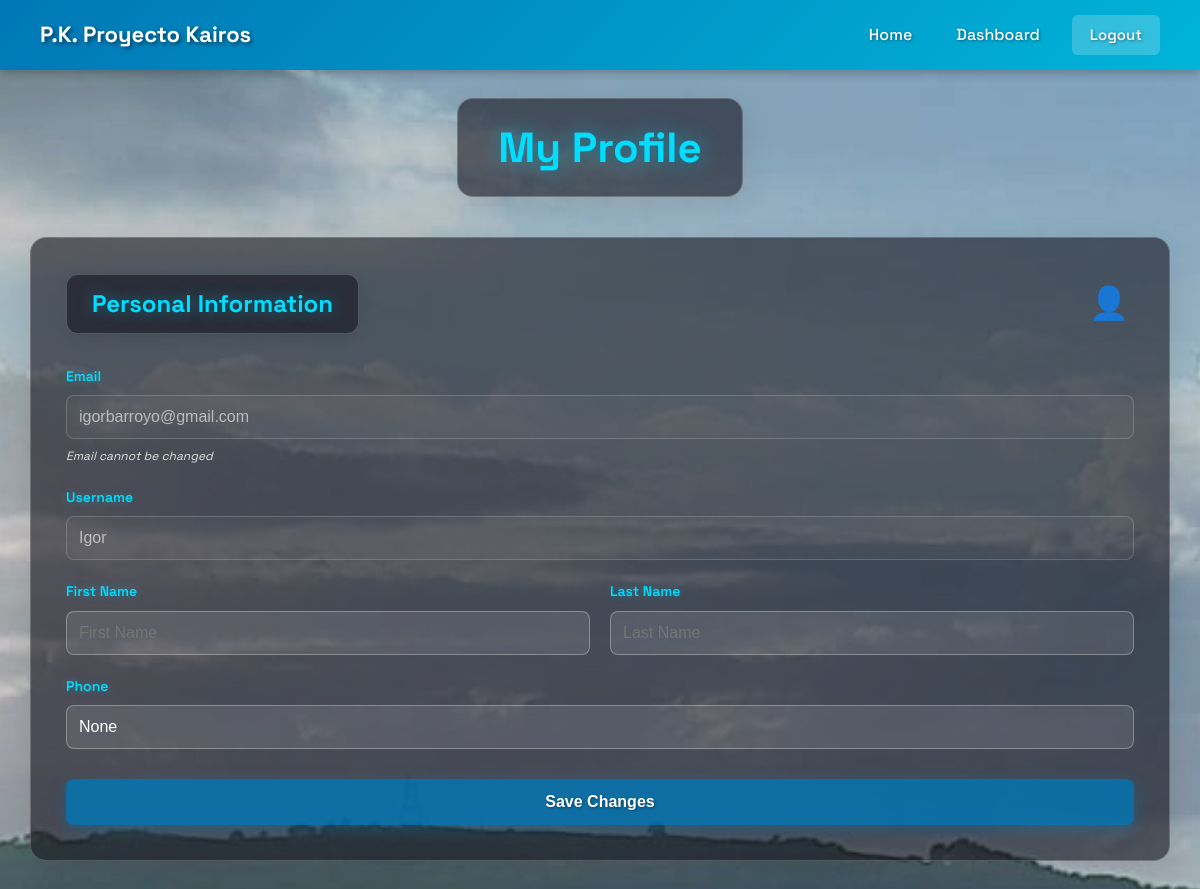
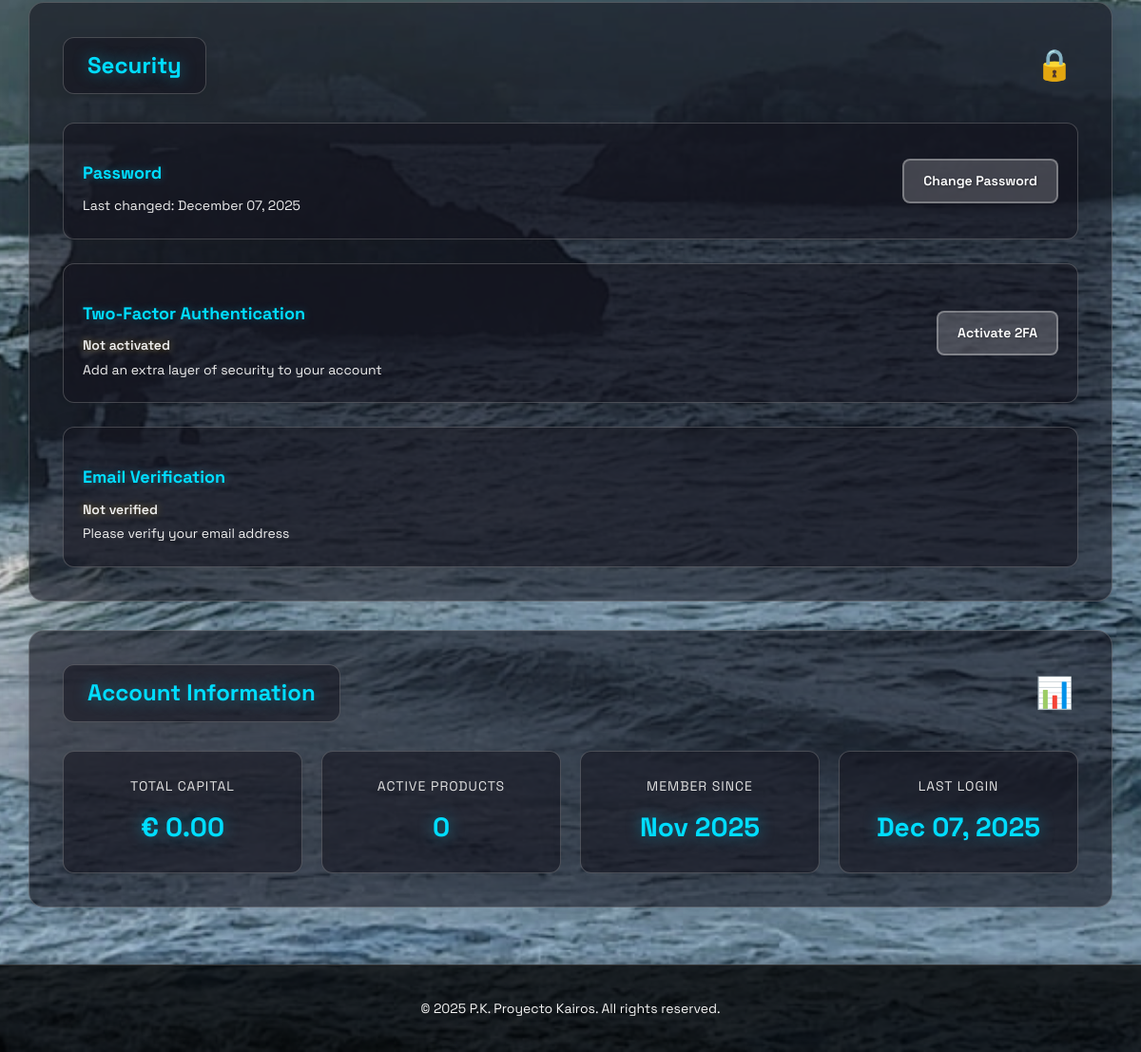
/perfil/ (signed in), run on the app's committed database (2 pictures, top to bottom).
### appKairos/models.py (models this page shows, shortened)
class Usuario(AbstractUser):
    email = models.EmailField(
        unique=True,
        db_index=True,
        verbose_name='Email',
        help_text='Email del usuario (usado para login)'
    )
    telefono = models.CharField(max_length=20, blank=True, null=True)
    fecha_registro = models.DateTimeField(auto_now_add=True)
    capital_total = models.DecimalField(
        max_digits=12,
        decimal_places=2,
        default=0,
        help_text="Capital total del usuario en euros"
    )
    email_verificado = models.BooleanField(
        default=False,
        help_text="Indica si el usuario ha verificado su email"
    )
    fecha_verificacion_email = models.DateTimeField(
        null=True,
        blank=True,
        help_text="Fecha en que se verificó el email"
    )
    tiene_2fa_activo = models.BooleanField(
        default=False,
        help_text="Indica si el usuario tiene activada la autenticación de dos factores"
    )
    secreto_2fa = models.CharField(
        max_length=32,
        blank=True,
        null=True,
        help_text="Secreto para generar códigos TOTP"
    )
    fecha_activacion_2fa = models.DateTimeField(
        null=True,
        blank=True,
        help_text="Fecha en que se activó 2FA"
    )
    codigos_respaldo_2fa = models.TextField(
        blank=True,
        null=True,
        help_text="Códigos de respaldo encriptados para 2FA (separados por comas)"
    )
    USERNAME_FIELD = 'email'
    REQUIRED_FIELDS = ['username']  # username será opcional pero requerido por AbstractUser
    class Meta:
        verbose_name = 'Usuario'
        verbose_name_plural = 'Usuarios'

### appKairos/views.py (the view)
# urls.py: path('perfil/', views.perfil_view, name='perfil'),
@login_required
def perfil_view(request):
    if request.method == 'POST':
        form = ActualizarPerfilForm(request.POST, instance=request.user)
        if form.is_valid():
            form.save()
            messages.success(request, 'Perfil actualizado exitosamente.')
            return redirect('appKairos:perfil')
    else:
        qr_code_base64 = None
        form = ActualizarPerfilForm(instance=request.user)
    return render(request, 'perfil.html', {'form': form})

### appKairos/forms.py
class ActualizarPerfilForm(forms.ModelForm):
    class Meta:
        model = Usuario
        fields = ['first_name', 'last_name', 'telefono']
        widgets = {
            'first_name': forms.TextInput(attrs={
                'class': 'form-control',
                'placeholder': 'Nombre'
            }),
            'last_name': forms.TextInput(attrs={
                'class': 'form-control',
                'placeholder': 'Apellidos'
            }),
            'telefono': forms.TextInput(attrs={
                'class': 'form-control',
                'placeholder': '+34 600 000 000'
            })
        }

### appKairos/templates/perfil.html (shortened to what this page needs)
{% extends 'base.html' %}
{% load static %}
{% block extra_css %}
<link rel="stylesheet" href="{% static 'css/perfil.css' %}">
<link rel="stylesheet" href="{% static 'css/styles.css' %}">
{% endblock %}
{% block content %}
<header>
  <div class="logo">P.K. Proyecto Kairos</div>
  <nav>
    <a href="{% url 'appKairos:index' %}" class="linked">Home</a>
    <a href="{% url 'appKairos:dashboard' %}" class="linked">Dashboard</a>
    {% if user.is_authenticated %}
      <a href="{% url 'appKairos:logout' %}" class="auth-btn register-btn">Logout</a>
    {% else %}
      <a href="{% url 'appKairos:login' %}" class="auth-btn login-btn">Login</a>
      <a href="{% url 'appKairos:register' %}" class="auth-btn register-btn">Register</a>
    {% endif %}
  </nav>
</header>
<main class="perfil-main">
  <div class="perfil-container">
    <h1>My Profile</h1>
    <div class="perfil-grid">
      <section class="perfil-section">
        <div class="section-header">
          <h2>Personal Information</h2>
          <span class="section-icon">👤</span>
        </div>
        <form method="POST" class="perfil-form">
          <div class="form-group">
            <label for="email">Email</label>
            <input type="email" id="email" value="{{ user.email }}" disabled>
            <span class="help-text">Email cannot be changed</span>
          </div>
          <div class="form-group">
            <label for="username">Username</label>
            <input type="text" id="username" value="{{ user.username }}" disabled>
          </div>
          <div class="form-row">
            <div class="form-group">
              <label for="first_name">First Name</label>
              <input type="text" id="first_name" name="first_name" value="{{ form.first_name.value|default:user.first_name }}" placeholder="First Name">
            </div>
            <div class="form-group">
              <label for="last_name">Last Name</label>
              <input type="text" id="last_name" name="last_name" value="{{ form.last_name.value|default:user.last_name }}" placeholder="Last Name">
            </div>
          </div>
          <div class="form-group">
            <label for="telefono">Phone</label>
            <input type="text" id="telefono" name="telefono" value="{{ form.telefono.value|default:user.telefono }}" placeholder="+34 600 000 000">
          </div>
          <button type="submit" class="btn-primary">Save Changes</button>
        </form>
      </section>
      <section class="perfil-section">
        <div class="section-header">
          <h2>Security</h2>
          <span class="section-icon">🔒</span>
        </div>
        <div class="security-info">
          <div class="security-item">
            <div class="security-item-content">
              <h3>Password</h3>
              <p>Last changed: {{ user.last_login|date:"F d, Y" }}</p>
            </div>
            <a href="{% url 'appKairos:cambiar_password' %}" class="btn-secondary">Change Password</a>
          </div>
          <div class="security-item">
            <div class="security-item-content">
              <h3>Two-Factor Authentication</h3>
              {% if user.tiene_2fa_activo %}
                <p class="status-active">✓ Active</p>
                <p class="status-date">Activated on {{ user.fecha_activacion_2fa|date:"F d, Y" }}</p>
              {% else %}
                <p class="status-inactive">Not activated</p>
                <p>Add an extra layer of security to your account</p>
              {% endif %}
            </div>
            {% if user.tiene_2fa_activo %}
              <form method="POST" action="{% url 'appKairos:desactivar_2fa' %}" onsubmit="return confirm('Are you sure you want to disable 2FA?');">
                {% csrf_token %}
                <button type="submit" class="btn-danger">Disable 2FA</button>
              </form>
            {% else %}
              <a href="{% url 'appKairos:activar_2fa' %}" class="btn-secondary">Activate 2FA</a>
            {% endif %}
          </div>
          <div class="security-item">
            <div class="security-item-content">
              <h3>Email Verification</h3>
              {% if user.email_verificado %}
                <p class="status-active">✓ Verified</p>
                <p class="status-date">Verified on {{ user.fecha_verificacion_email|date:"F d, Y" }}</p>
              {% else %}
                <p class="status-inactive">Not verified</p>
                <p>Please verify your email address</p>
              {% endif %}
            </div>
          </div>
        </div>
      </section>
      <section class="perfil-section">
        <div class="section-header">
          <h2>Account Information</h2>
          <span class="section-icon">📊</span>
        </div>
        <div class="account-stats">
          <div class="stat-card">
            <div class="stat-label">Total Capital</div>
            <div class="stat-value">€ {{ user.capital_total|floatformat:2 }}</div>
          </div>
          <div class="stat-card">
            <div class="stat-label">Active Products</div>
            <div class="stat-value">{{ user.productos_contratados.count }}</div>
          </div>
          <div class="stat-card">
            <div class="stat-label">Member Since</div>
            <div class="stat-value">{{ user.fecha_registro|date:"M Y" }}</div>
          </div>
          <div class="stat-card">
            <div class="stat-label">Last Login</div>
            <div class="stat-value">{{ user.last_login|date:"M d, Y" }}</div>
          </div>
        </div>
      </section>
    </div>
  </div>
</main>
<footer>
  <p>© 2025 P.K. Proyecto Kairos. All rights reserved.</p>
</footer>
{% endblock %}

### appKairos/static/css/headerfooter.css (style rules this page uses)
header { font-family: 'Space Grotesk', sans-serif; background: linear-gradient(135deg, #0077b6 0%, #00b4d8 100%); display: flex; justify-content: space-between; align-items: center; padding: 11px 40px; color: whitesmoke; text-shadow: 1px 1px 3px rgba(0, 0, 0, 0.4); box-shadow: 0 4px 8px rgba(0, 0, 0, 0.2); position: sticky; top: 0; z-index: 1000; }
.logo { font-size: 20px; font-weight: 700; color: white; text-decoration: none; }
nav { display: flex; align-items: center; gap: 15px; }
.linked { color: white; text-decoration: none; font-weight: 500; font-size: 16px; padding: 8px 16px; border-radius: 6px; transition: all 0.3s ease; position: relative; }
.linked::after { content: ''; position: absolute; bottom: -2px; left: 50%; width: 0; height: 2px; background: white; transition: all 0.3s ease; transform: translateX(-50%); }
.auth-btn { padding: 10px 20px; border-radius: 8px; font-weight: 600; text-decoration: none; transition: all 0.3s ease; font-size: 14px; border: 2px solid transparent; }
.register-btn { background: white; color: #0077b6; font-weight: 700; }
footer { text-align: center; padding: 30px 20px; background: #0a0a0a; color: #888; font-size: 14px; margin-top: 60px; border-top: 1px solid #333; text-shadow: 1px 1px 3px rgba(0, 0, 0, 0.4); }

### appKairos/static/css/styles.css (style rules this page uses)
* { box-sizing: border-box; }
body, html { overflow-x: hidden; width: 100%; }
body { margin: 0; font-family: 'Space Grotesk', sans-serif; color: whitesmoke; background: url("/static/img/fondo.jpg") no-repeat center center fixed; background-size: cover; background-attachment: fixed; line-height: 1.6; }
header { display: flex; justify-content: space-between; align-items: center; padding: 15px 40px; }
header .logo { font-size: 22px; font-weight: bold; text-shadow: 2px 2px 4px rgba(0, 0, 0, 0.5); }
header nav { display: flex; gap: 20px; align-items: center; flex-wrap: wrap; }
header nav a { text-decoration: none; font-weight: 600; color: whitesmoke; border-radius: 6px; transition: color 0.2s; text-shadow: 1px 1px 3px rgba(0, 0, 0, 0.4); font-size: 15px; white-space: nowrap; }
header nav .linked { padding: 6px 12px; }
.auth-btn { padding: 8px 18px; border: none; border-radius: 6px; font-weight: 600; cursor: pointer; transition: all 0.3s; text-shadow: 1px 1px 3px rgba(0, 0, 0, 0.4); font-size: 15px; white-space: nowrap; }
.register-btn { background: rgba(255, 255, 255, 0.2); color: whitesmoke; }
footer { text-align: center; padding: 20px; background: rgba(0, 0, 0, 0.8); color: whitesmoke; font-size: 14px; box-shadow: 0 -4px 12px rgba(0, 0, 0, 0.3); text-shadow: 1px 1px 3px rgba(0, 0, 0, 0.4); }

### data on the page
Usuario: email "igorbarroyo@gmail.com", username "Igor", telefono "None", last_login "December 07, 2025", capital_total "0.00", productos_contratados.count "0", fecha_registro "Nov 2025", last_login "Dec 07, 2025"
